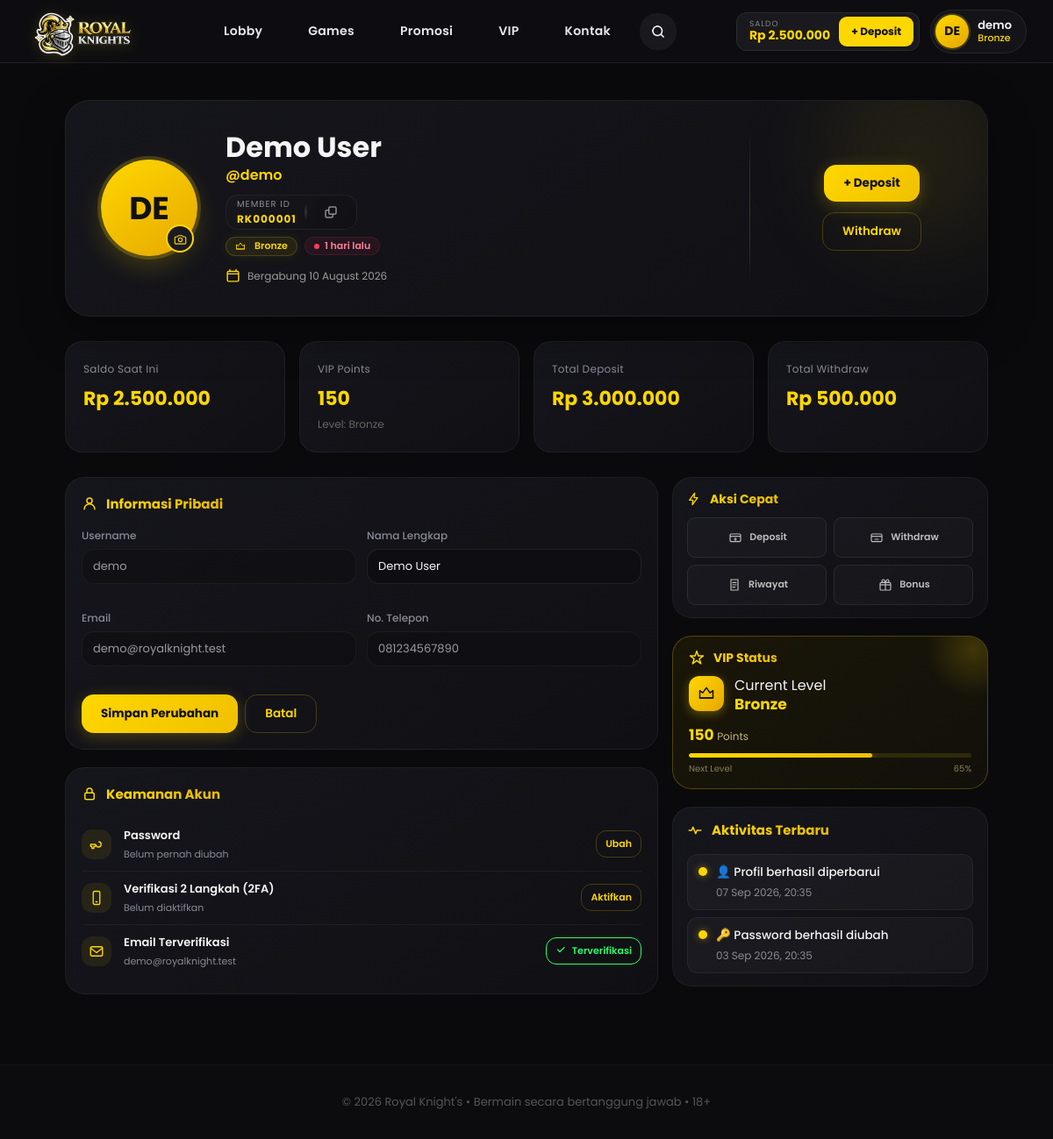
Page /member/profile.php (signed in) on the committed database.
### tables this page shows
CREATE TABLE users (
    id                    INT UNSIGNED AUTO_INCREMENT PRIMARY KEY,
    username              VARCHAR(50)   NOT NULL,
    email                 VARCHAR(100)  NOT NULL,
    password              VARCHAR(255)  NOT NULL,       
    referral              VARCHAR(50)   DEFAULT NULL,
    fullname              VARCHAR(100)  DEFAULT NULL,
    phone                 VARCHAR(20)   DEFAULT NULL,
    avatar                VARCHAR(255)  DEFAULT NULL,    
    balance               DECIMAL(15,2) NOT NULL DEFAULT 0.00,
    level                 VARCHAR(20)   NOT NULL DEFAULT 'Bronze',  
    points                INT           NOT NULL DEFAULT 0,
    total_deposit         DECIMAL(15,2) NOT NULL DEFAULT 0.00,
    total_withdraw        DECIMAL(15,2) NOT NULL DEFAULT 0.00,
    created_at            TIMESTAMP     NOT NULL DEFAULT CURRENT_TIMESTAMP,
    last_login            DATETIME      DEFAULT NULL,    
    last_seen             DATETIME      DEFAULT NULL,    
    last_active           DATETIME      DEFAULT NULL,    
    password_updated_at   DATETIME      DEFAULT NULL,    
    UNIQUE KEY uq_users_username (username),
    UNIQUE KEY uq_users_email (email)
);

CREATE TABLE user_activity (
    id          INT UNSIGNED AUTO_INCREMENT PRIMARY KEY,
    user_id     INT UNSIGNED NOT NULL,
    icon        VARCHAR(20)   DEFAULT NULL,
    activity    VARCHAR(255)  NOT NULL,
    created_at  TIMESTAMP NOT NULL DEFAULT CURRENT_TIMESTAMP,
    CONSTRAINT fk_activity_user FOREIGN KEY (user_id) REFERENCES users(id) ON DELETE CASCADE
);

### member/profile.php (the view, shortened to what the rows shown need)
<?php
require_once __DIR__ . "/../rtp/rtp_update.php";
$user_id = $_SESSION['id'];
$stmt = $conn->prepare("
    SELECT
        id,
        username,
        fullname,
        email,
        phone,
        avatar,
        balance,
        level,
        points,
        total_deposit,
        total_withdraw,
        created_at,
        last_login,
        last_seen,
        password_updated_at
    FROM users
    WHERE id = ?
");
$stmt->bind_param("i", $user_id);
$stmt->execute();
$result = $stmt->get_result();
$user = $result->fetch_assoc();
$online = false;
$activity_query = $conn->prepare("
    SELECT *
    FROM user_activity
    WHERE user_id = ?
    ORDER BY id DESC
    LIMIT 2
");
$activity_query->bind_param("i",$user_id);
$activity_query->execute();
$activities = $activity_query->get_result();
$username       = $user['username'];
$fullname       = $user['fullname'];
$email          = $user['email'];
$phone          = $user['phone'];
$balance        = $user['balance'];
$level          = $user['level'];
$points         = $user['points'];
$total_deposit  = $user['total_deposit'];
$total_withdraw = $user['total_withdraw'];
$avatar = strtoupper(
    mb_substr($username,0,2)
);
$avatar_file = $user['avatar'] ?? null;
$avatar_url  = $avatar_file ? "../uploads/avatars/" . $avatar_file : null;
$join_date = date(
    "d F Y",
    strtotime($user['created_at'])
);
if (!empty($user['last_login'])) {
    $last_login_time = strtotime($user['last_login']);
    $diff = time() - $last_login_time;
    if ($diff < 60) {
        $last_active = "Baru saja";
    } elseif ($diff < 3600) {
        $last_active = floor($diff / 60) . " menit lalu";
    } elseif ($diff < 86400) {
        $last_active = floor($diff / 3600) . " jam lalu";
    } else {
        $last_active = floor($diff / 86400) . " hari lalu";
    }
} else {
    $last_active = "Belum pernah login";
}
if(!empty($user['password_updated_at'])){
    $password_update = strtotime(
        $user['password_updated_at']
    );
    $diff = time() - $password_update;
    if($diff < 60){
        $password_changed = "Baru saja";
    }
    elseif($diff < 3600){
        $password_changed = floor($diff / 60)." menit yang lalu";
    }
    elseif($diff < 86400){
        $password_changed = floor($diff / 3600)." jam yang lalu";
    }
    elseif($diff < 2592000){
        $password_changed = floor($diff / 86400)." hari yang lalu";
    }
    else{
        $password_changed = date(
            "d M Y",
            $password_update
        );
    }
}else{
    $password_changed = "Belum pernah diubah";
}
?>
<!DOCTYPE html>
<html lang="id">
<head>
<link rel="stylesheet" href="https://cdnjs.cloudflare.com/ajax/libs/cropperjs/1.6.1/cropper.min.css">
</head>
<body>
<header>
    <div class="member-area">
        <div class="balance-card">
            <div class="balance-info">
                <div class="label">Saldo</div>
                <div class="amount">Rp <?= number_format($balance, 0, ',', '.') ?></div>
            </div>
        </div>
        <div class="user-dropdown">
            <div class="user-btn" onclick="toggleUserMenu()">
                <div class="avatar" <?= $avatar_url ? 'style="background-image:url(\''.htmlspecialchars($avatar_url).'\')"' : '' ?>>
                    <?= $avatar_url ? '' : $avatar ?>
                </div>
                <div class="user-meta">
                    <div class="name"><?= htmlspecialchars($username) ?></div>
                    <div class="level"><?= htmlspecialchars($level) ?></div>
                </div>
            </div>
        </div>
    </div>
</header>
<div class="profile-wrapper">
    <div class="profile-hero">
        <div class="profile-avatar-lg" <?= $avatar_url ? 'style="background-image:url(\''.htmlspecialchars($avatar_url).'\')"' : '' ?>>
            <?= $avatar_url ? '' : $avatar ?>
            <label for="avatarInput" class="edit-avatar" title="Ubah Avatar">
            </label>
        </div>
          <div class="profile-info">
    <h1><?= htmlspecialchars($fullname) ?></h1>
    <div class="username">
        @<?= htmlspecialchars($username) ?>
    </div>
    <div class="member-card">
    <div class="member-card-left">
        <span class="member-label">
            Member ID
        </span>
        <div class="member-number" id="memberId">
            RK<?= str_pad($user['id'], 6, "0", STR_PAD_LEFT) ?>
        </div>
    </div>
    <div class="member-divider"></div>
    <button
        class="copy-btn"
        onclick="copyMemberID()"
        title="Salin Member ID">
    </button>
</div>
    <div class="profile-badges">
        <span class="badge-level">
            <svg viewBox="0 0 24 24" fill="none" aria-hidden="true"><path d="M3 8l4 3 5-7 5 7 4-3v10H3V8z" stroke="currentColor" stroke-width="1.8" stroke-linejoin="round"/><path d="M3 18h18" stroke="currentColor" stroke-width="1.8" stroke-linecap="round"/></svg>
            <?= htmlspecialchars($level) ?>
        </span>
        <?php if($online): ?>
        <span class="online-status">
            Aktif sekarang
        </span>
        <?php else: ?>
        <span class="offline-status">
            <?= htmlspecialchars($last_active) ?>
        </span>
        <?php endif; ?>
    </div>
    <div class="profile-info-row">
    <span>
        <svg viewBox="0 0 24 24" fill="none">
            <path d="M7 2v3M17 2v3M3 9h18M5 5h14a2 2 0 0 1 2 2v12a2 2 0 0 1-2 2H5a2 2 0 0 1-2-2V7a2 2 0 0 1 2-2z"
            stroke="currentColor"
            stroke-width="2"
            stroke-linecap="round"
            stroke-linejoin="round"/>
        </svg>
        Bergabung <?= htmlspecialchars($join_date) ?>
    </span>
</div>
</div>
        <div class="profile-actions">
            <a href="#" class="btn-primary" onclick="openDepositModal(); return false;">+ Deposit</a>
            <a href="#" class="btn-outline" onclick="openWithdrawModal(); return false;">
            </a>
        </div>
    </div>
    <div class="stats-row">
        <div class="stat-card">
            <div class="label">Saldo Saat Ini</div>
            <div class="value">Rp <?= number_format($balance, 0, ',', '.') ?></div>
        </div>
        <div class="stat-card">
            <div class="label">VIP Points</div>
            <div class="value"><?= number_format($points) ?></div>
            <div class="sub">Level: <?= htmlspecialchars($level) ?></div>
        </div>
        <div class="stat-card">
            <div class="label">Total Deposit</div>
            <div class="value">Rp <?= number_format($total_deposit, 0, ',', '.') ?></div>
        </div>
        <div class="stat-card">
            <div class="label">Total Withdraw</div>
            <div class="value">Rp <?= number_format($total_withdraw, 0, ',', '.') ?></div>
        </div>
    </div>
<div class="content-grid">
    <div class="left-column">
    <div class="profile-grid-card personal-card">
        <div class="card">
            <form
                id="profileForm"
                action="/casino/auth/update-profile.php"
                method="POST"
            >
                <div class="form-row">
                    <div class="form-group">
                        <label>Username</label>
                        <input
                            type="text"
                            value="<?= htmlspecialchars($username) ?>"
                            disabled
                        >
                    </div>
                    <div class="form-group">
                        <label>Nama Lengkap</label>
                        <input
                            type="text"
                            name="fullname"
                            required
                            maxlength="100"
                            value="<?= htmlspecialchars($fullname) ?>"
                        >
                    </div>
                </div>
                <div class="form-row">
                    <div class="form-group">
                        <label>Email</label>
                        <input
                            type="email"
                            value="<?= htmlspecialchars($email) ?>"
                            disabled
                        >
                    </div>
                    <div class="form-group">
                        <label>No. Telepon</label>
                        <input
                            type="text"
                            value="<?= htmlspecialchars($phone) ?>"
                            disabled
                        >
                    </div>
                </div>
            </form>
        </div>
    </div>
    <div class="profile-grid-card security-card">
        <div class="card">
            <div class="security-item">
                <div class="security-info">
                    <div class="security-text">
                        <h4>Password</h4>
                        <p>
                            <?= htmlspecialchars($password_changed) ?>
                        </p>
                    </div>
                </div>
            </div>
            <div class="security-item">
                <div class="security-info">
                    <div class="security-text">
                        <h4>Email Terverifikasi</h4>
                        <p>
                            <?= htmlspecialchars($email) ?>
                        </p>
                    </div>
                </div>
            </div>
        </div>
    </div>
    </div>
    <div class="right-column">
    <div class="profile-grid-card vip-card">
        <div class="card vip-status-card">
            <div class="vip-header">
                <div class="vip-info">
                    <div class="label">
                        Current Level
                    </div>
                    <div class="vip-level">
                        <?= htmlspecialchars($level) ?>
                    </div>
                </div>
            </div>
            <div class="vip-points">
                <span>
                    <?= number_format($points) ?>
                </span>
                Points
            </div>
        </div>
    </div>
    <div class="card activity-horizontal">
        <div class="activity-horizontal-list" id="activityFeed">
            <?php while($act = $activities->fetch_assoc()): ?>
            <div class="activity-item-h">
                <div class="activity-dot"></div>
                <div class="activity-content">
                    <h4><?= $act['icon'] ?> <?= htmlspecialchars($act['activity']) ?></h4>
                    <p><?= date("d M Y, H:i", strtotime($act['created_at'])) ?></p>
                </div>
            </div>
            <?php endwhile; ?>
        </div>
    </div>
    </div>
</div>
</div>
</body>
</html>

### rows in the picture
users: balance "2.500.000", username "DE", username "demo", level "Bronze", fullname "Demo User", id "000001", last_login "1 hari lalu", created_at "10 August 2026", points "150", total_deposit "3.000.000", total_withdraw "500.000", email "demo@royalknight.test", phone "081234567890", password_updated_at "Belum pernah diubah"
user_activity: icon "👤", activity "Profil berhasil diperbarui", created_at "07 Sep 2026, 20:35"
user_activity: icon "🔑", activity "Password berhasil diubah", created_at "03 Sep 2026, 20:35"
